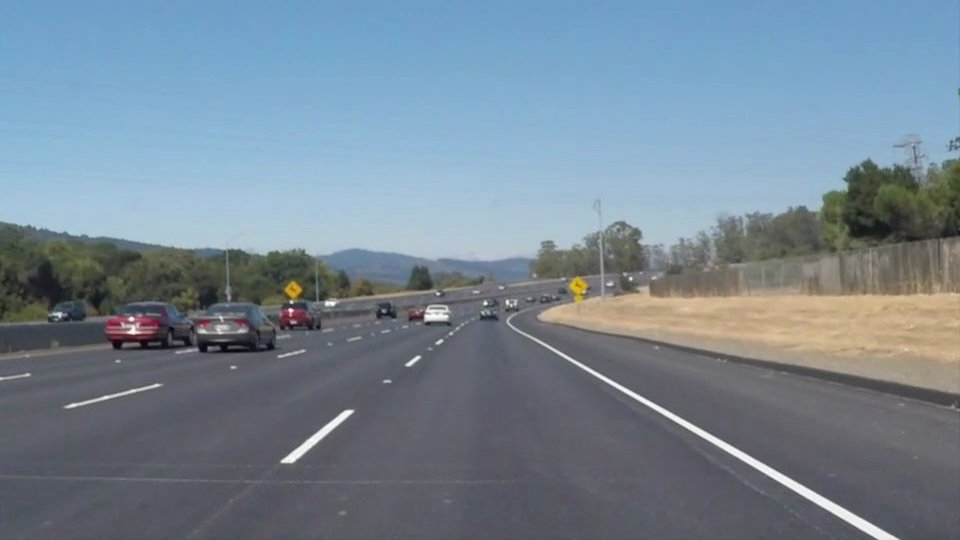
#> input picture test_images/solidWhiteCurve.jpg, 960 x 540 px; its folder holds 5 pictures in this run
$ jupyter execute AUP_CarND_P1.ipynb   (shell and % lines are left out)
#> lines starting #> are read from the running program, lines starting #| are printed output that depends on the picture; after the words box and inside, x2 and y2 are one past the last pixel; in counts of white or black regions, pixels touching at a corner belong together
[cell 1]
import matplotlib.pyplot as plt
import matplotlib.image as mpimg
import numpy as np
import cv2

[cell 2]
import math

def grayscale(img):
    """Applies the Grayscale transform
    This will return an image with only one color channel
    but NOTE: to see the returned image as grayscale
    (assuming your grayscaled image is called 'gray')
    you should call plt.imshow(gray, cmap='gray')"""
    return cv2.cvtColor(img, cv2.COLOR_RGB2GRAY)
    # Or use BGR2GRAY if you read an image with cv2.imread()
    # return cv2.cvtColor(img, cv2.COLOR_BGR2GRAY)

def canny(img, low_threshold, high_threshold):
    """Applies the Canny transform"""
    return cv2.Canny(img, low_threshold, high_threshold)

def gaussian_blur(img, kernel_size):
    """Applies a Gaussian Noise kernel"""
    return cv2.GaussianBlur(img, (kernel_size, kernel_size), 0)

def region_of_interest(img, vertices):
    """
    Applies an image mask.

    Only keeps the region of the image defined by the polygon
    formed from `vertices`. The rest of the image is set to black.
    """
    #defining a blank mask to start with
    mask = np.zeros_like(img)

    #defining a 3 channel or 1 channel color to fill the mask with depending on the input image
    if len(img.shape) > 2:
        channel_count = img.shape[2]  # i.e. 3 or 4 depending on your image
        ignore_mask_color = (255,) * channel_count
    else:
        ignore_mask_color = 255

    #filling pixels inside the polygon defined by "vertices" with the fill color
    cv2.fillPoly(mask, vertices, ignore_mask_color)

    #returning the image only where mask pixels are nonzero
    masked_image = cv2.bitwise_and(img, mask)
    return masked_image

def draw_lines(img, lines, color=[0,255, 0], thickness=10):
    """
    NOTE: this is the function you might want to use as a starting point once you want to
    average/extrapolate the line segments you detect to map out the full
    extent of the lane (going from the result shown in raw-lines-example.mp4
    to that shown in P1_example.mp4).

    Think about things like separating line segments by their
    slope ((y2-y1)/(x2-x1)) to decide which segments are part of the left
    line vs. the right line.  Then, you can average the position of each of
    the lines and extrapolate to the top and bottom of the lane.

    This function draws `lines` with `color` and `thickness`.
    Lines are drawn on the image inplace (mutates the image).
    If you want to make the lines semi-transparent, think about combining
    this function with the weighted_img() function below
    """
    slopethresholdmin = 0.53
    slopethresholdmax = 1.25


    #draw canditate lanes for lanes with white

    for line in lines:
        for x1,y1,x2,y2 in line:
            if (x2-x1) != 0 :
                slope = abs(((y2-y1)/(x2-x1)))

                if slope > slopethresholdmin and slope < slopethresholdmax :
                    #only draw canditate lines
                    cv2.line(img, (x1, y1), (x2, y2), color, thickness)


def draw_lanes(img, lines, color=[255, 0, 0], thickness=6):
    """
    NOTE: this is the function you might want to use as a starting point once you want to
    average/extrapolate the line segments you detect to map out the full
    extent of the lane (going from the result shown in raw-lines-example.mp4
    to that shown in P1_example.mp4).

    Think about things like separating line segments by their
    slope ((y2-y1)/(x2-x1)) to decide which segments are part of the left
    line vs. the right line.  Then, you can average the position of each of
    the lines and extrapolate to the top and bottom of the lane.

    This function draws `lines` with `color` and `thickness`.
    Lines are drawn on the image inplace (mutates the image).
    If you want to make the lines semi-transparent, think about combining
    this function with the weighted_img() function below
    """
    leftlaneslope = 0
    rightlaneslope = 0
    numrightlines = 0
    numleftlines = 0
    leftx = 0
    rightx = 10000
    lefty =  -10000
    righty = -10000
    #ignore near horizantal lines
    slopethresholdmin = 0.53
    slopethresholdmax = 1.25
    lanelength = 0

    imshape = img.shape

    # calculate the slope of left and right lanes by taking an average over the slopes

    for line in lines:
        for x1,y1,x2,y2 in line:

            # convert y to negative values makes easier to understand
            y1 = y1 * -1
            y2 = y2 * -1

            if (x2-x1) != 0 :
                slope = ((y2-y1)/(x2-x1))

                linelength = math.sqrt((x2-x1)*(x2-x1) + (y2-y1)*(y2-y1))


                if slope > slopethresholdmin and slope < slopethresholdmax :
                    #print(str(slope) + " : " + str(x1) + " " + str(y1) + " " + str(x2) + " " + str(y2) + "--" + str(linelength) )

                    #positive slope means left lane

                    #calculate the maximum y for the left lane
                    if lefty < y1 :
                        lefty = y1
                    if lefty < y2 :
                        lefty = y2

                    numleftlines = numleftlines + 1
                    leftlaneslope = leftlaneslope + slope

                    #find the maxiumum x for the left lane
                    if x1 > leftx :
                        leftx = x1
                    if x2 > leftx :
                        leftx = x2


                if slope < (-1 * slopethresholdmin) and slope > (-1 * slopethresholdmax) :
                    #print(str(slope) + " : " + str(x1) + " " + str(y1) + " " + str(x2) + " " + str(y2) + "--" + str(linelength) )


                    #calculate the maximum y for the right lane
                    if righty < y1 :
                        righty = y1
                    if righty < y2 :
                        righty = y2


                    numrightlines = numrightlines + 1
                    rightlaneslope = rightlaneslope + slope

                    if x1 < rightx :
                        rightx = x1
                    if x2 < rightx :
                        rightx = x2

    if numrightlines!=0 :

        righty = righty * -1
        rightlaneslope = rightlaneslope / numrightlines
        cv2.line(img, (rightx - int((imshape[0]-righty)/rightlaneslope), imshape[0]), (rightx , righty), color, thickness)

    if numleftlines !=0 :

        lefty= lefty * -1
        leftlaneslope =  leftlaneslope / numleftlines
        cv2.line(img, (leftx - int((imshape[0]-lefty)/leftlaneslope), imshape[0]), (leftx, lefty), color, thickness)

# [10 lines left out: function hough_lines, not called in this run]

# Python 3 has support for cool math symbols.

def weighted_img(img, initial_img, α=0.8, β=1., λ=0.):
    """
    `img` is the output of the hough_lines(), An image with lines drawn on it.
    Should be a blank image (all black) with lines drawn on it.

    `initial_img` should be the image before any processing.

    The result image is computed as follows:

    initial_img * α + img * β + λ
    NOTE: initial_img and img must be the same shape!
    """
    return cv2.addWeighted(initial_img, α, img, β, λ)

[cell 3]
#lane detection


def lane_detect(image):
    plt.figure()

    gray = grayscale(image)

    #plt.imshow(gray,cmap='gray')
    #apply Gaussian smoothing

    # print('Gray Image : ')
    blur_gray = gaussian_blur(gray,5)

    # plt.imshow(blur_gray,cmap='gray')

    # Define our parameters for Canny and apply
    low_threshold = 50
    high_threshold = 150
    edges = canny(blur_gray, low_threshold, high_threshold)

    # plt.imshow(edges)
    # Next we'll create a masked edges image using cv2.fillPoly()

    # Create a region of interest
    imshape = image.shape
    vertices = np.array([[(130,imshape[0]),(470, 315), (imshape[1]-460, 315), (imshape[1]-50,imshape[0])]], dtype=np.int32)

    ROIimg = region_of_interest(edges,vertices)

    #plt.imshow(ROIimg)
    # Define the Hough transform parameters
    # Make a blank the same size as our image to draw on
    rho = 1 # distance resolution in pixels of the Hough grid
    theta = np.pi/180 # angular resolution in radians of the Hough grid
    threshold = 2     # minimum number of votes (intersections in Hough grid cell)
    min_line_length = 30 #minimum number of pixels making up a line
    max_line_gap = 20    # maximum gap in pixels between connectable line segments
    line_image = np.copy(image)*0 # creating a blank to draw lines on

    # Run Hough on edge detected image
    # Output "lines" is an array containing endpoints of detected line segments
    lines = cv2.HoughLinesP(ROIimg, rho, theta, threshold, np.array([]),
                            min_line_length, max_line_gap)

    # Iterate over the output "lines" and draw lines on a blank image
    draw_lines(line_image,lines)
    draw_lanes(line_image,lines)


    # Create a "color" binary image to combine with line image
    color_edges = np.dstack((edges, edges, edges))

    # Draw the lines on the edge image
    lines_edges = weighted_img(line_image,image)
    return lines_edges

[cell 4]
# [55 lines left out: function lane_detect2, not called in this run]

[cell 5]
#reading in an image
import os
test_files = os.listdir("test_images/")


for test_file in test_files:
    print (test_file)
    image = mpimg.imread('test_images/' + test_file)
#> image is the input picture: shape (540, 960, 3); mean R, G, B 118.5, 134.5, 148.1
    #printing out some stats and plotting

    plt.figure()
    plt.imshow(image)
    lane_image = lane_detect(image)
#> in canny, `return cv2.Canny(img, low_threshold, high_threshold)`:
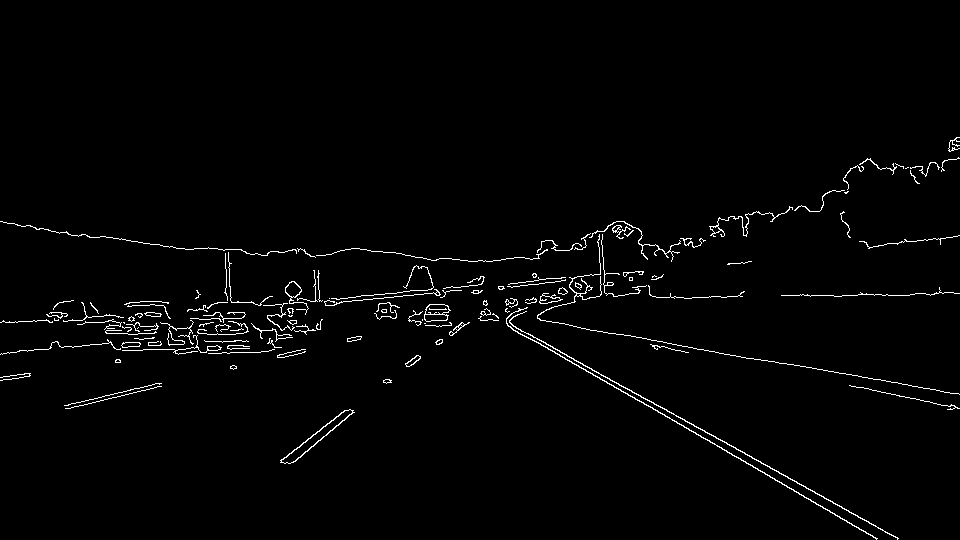
#> returned value: shape (540, 960); 1.7% white in thin lines or dots, all inside (x1, y1, x2, y2) = (0, 137, 960, 540)
#> in region_of_interest, `cv2.fillPoly(mask, vertices, ignore_mask_color)`:
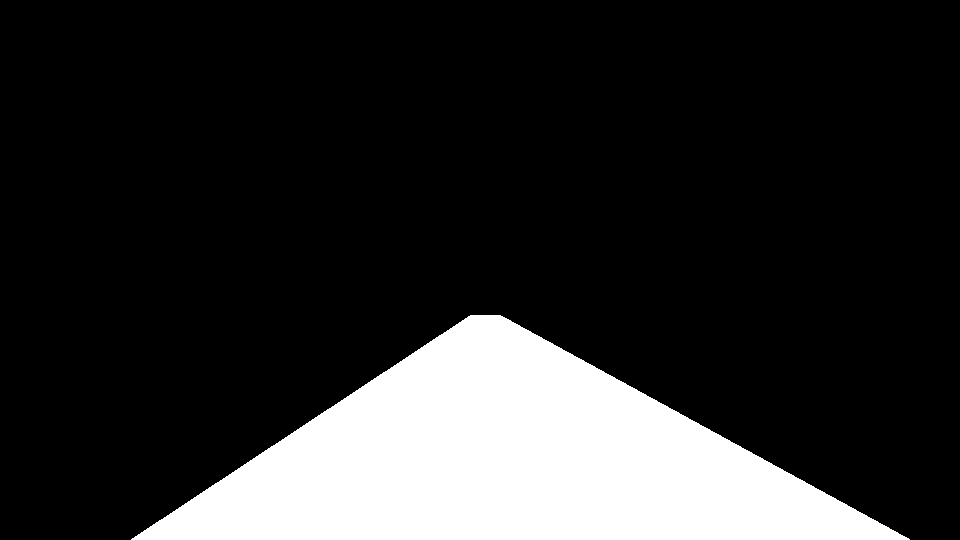
#> mask: shape (540, 960); 17.6% white; 1 white region, box (x1, y1, x2, y2) and area: (131, 315, 910, 540) 91275
#> in region_of_interest, `masked_image = cv2.bitwise_and(img, mask)`:
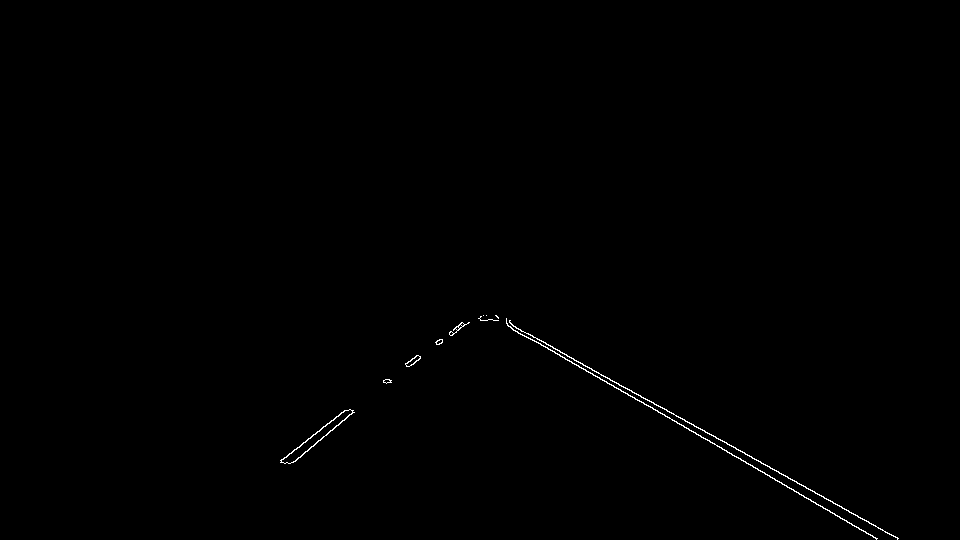
#> masked_image: shape (540, 960); 0.31% white in thin lines or dots, all inside (x1, y1, x2, y2) = (280, 315, 899, 540)
#> in lane_detect, `lines = cv2.HoughLinesP(ROIimg, rho, theta, threshold, np.array([]), m..`: lines = 17 rows, first 6: [495, 315, 897, 538], [534, 340, 877, 538], [496, 320, 532, 340], [383, 382, 461, 325], [280, 460, 344, 410], [383, 381, 417, 355]
#> the loop in draw_lines, `for line in lines:` made 17 passes
#> after the loop in draw_lines, `for line in lines:`:
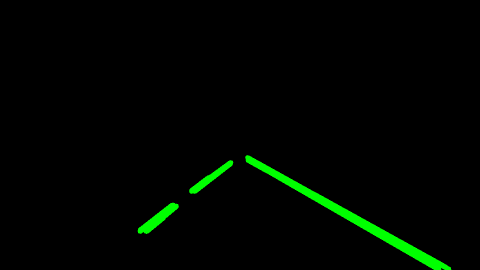
#> img: shape (540, 960, 3) (shown at 1/2 size); mean R, G, B 0, 5.4, 0
#> the loop in draw_lanes, `for line in lines:` made 17 passes
#> after the loop in draw_lanes, `for line in lines:`: leftlaneslope = 5.49; leftx = 461; lefty = -325; numleftlines = 7; rightlaneslope = -3.93; rightx = 495; righty = -315; y1 = -389; y2 = -513
#> in draw_lanes, `righty = righty * -1`: righty = 315
#> in draw_lanes, `rightlaneslope = rightlaneslope / numrightlines`: rightlaneslope = -0.561
#> in draw_lanes, `lefty= lefty * -1`: lefty = 325
#> in draw_lanes, `leftlaneslope =  leftlaneslope / numleftlines`: leftlaneslope = 0.784
#> in weighted_img, `return cv2.addWeighted(initial_img, α, img, β, λ)`:
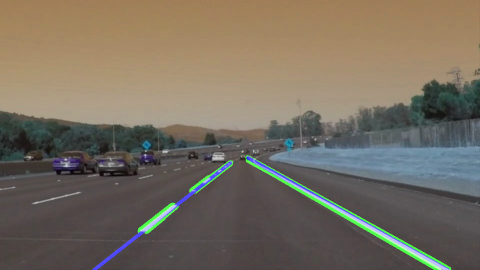
#> returned value: shape (540, 960, 3) (shown at 1/2 size); mean of channels 0, 1, 2 96.2, 109.6, 118.5; drawn as B, G, R
    print('Output Image:', type(image), 'with dimensions:', image.shape)
#| Output Image: <class 'numpy.ndarray'> with dimensions: (540, 960, 3)
    plt.figure()
    plt.imshow(lane_image)
#> pass 2 of the loop `for test_file in test_files:`:
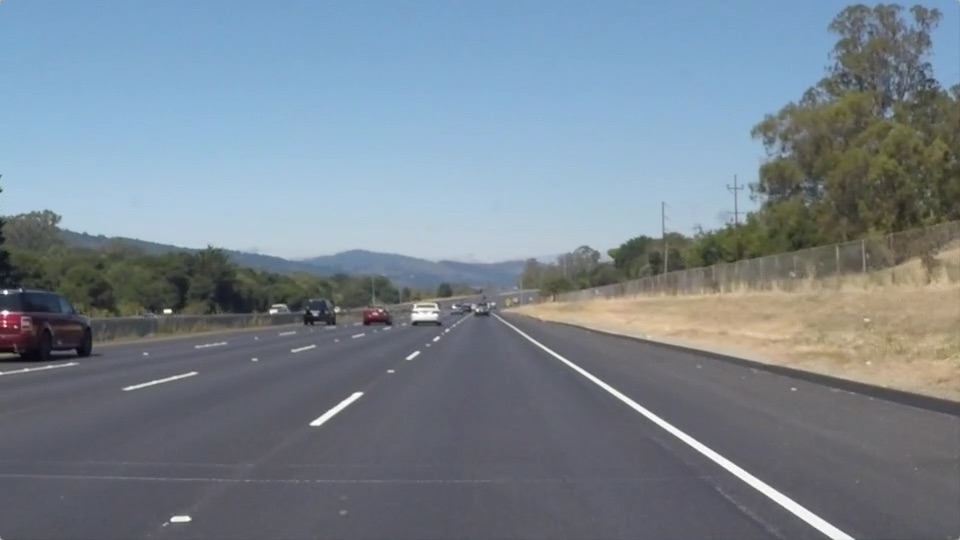
#> input picture test_images/solidWhiteRight.jpg, 960 x 540 px
#> image is the input picture: shape (540, 960, 3); mean R, G, B 120.3, 132.6, 143.7
#> in region_of_interest (call 2), `masked_image = cv2.bitwise_and(img, mask)`:
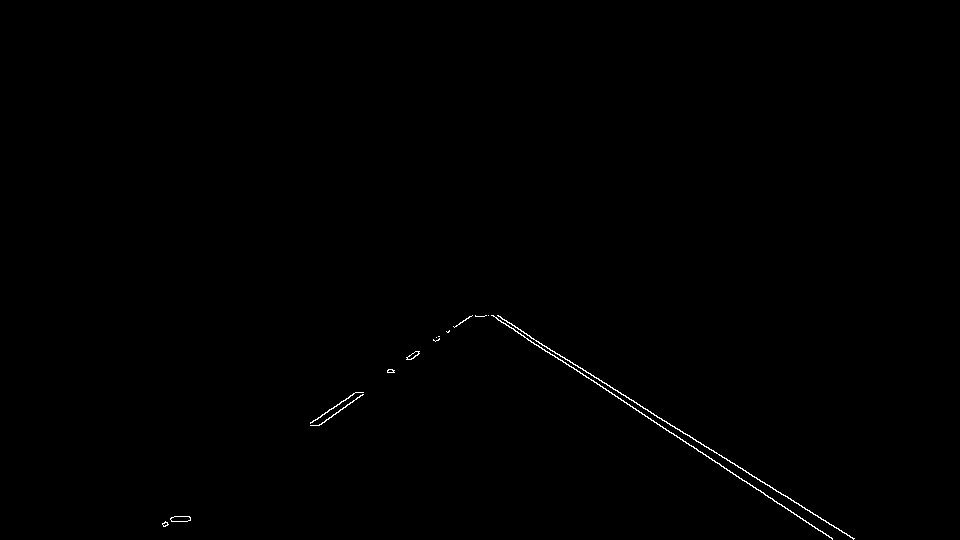
#> masked_image: shape (540, 960); 0.29% white in thin lines or dots, all inside (x1, y1, x2, y2) = (162, 315, 855, 540)
#> lines = 24 rows, first 6: [566, 364, 608, 390], [497, 315, 529, 335], [730, 462, 772, 487], [708, 456, 756, 489], [617, 390, 714, 452], [492, 315, 555, 357]
#> the loop in draw_lines (call 2), `for line in lines:` made 24 passes
#> the loop in draw_lanes (call 2), `for line in lines:` made 24 passes
#> in weighted_img (call 2), `return cv2.addWeighted(initial_img, α, img, β, λ)`:
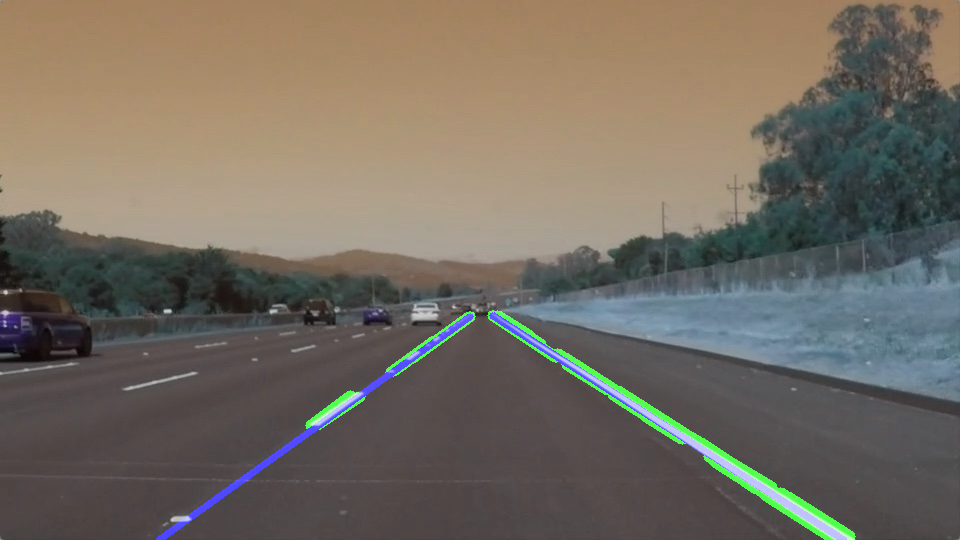
#> returned value: shape (540, 960, 3); mean of channels 0, 1, 2 97.6, 107.7, 114.9; drawn as B, G, R
#| Output Image: <class 'numpy.ndarray'> with dimensions: (540, 960, 3)
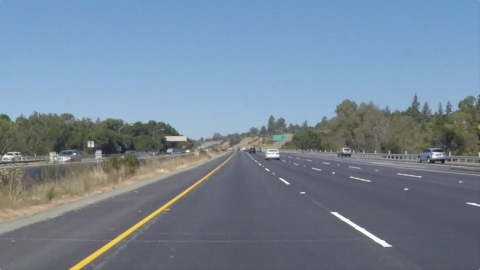
#> shown: shape (540, 960, 3) (shown at 1/2 size); mean R, G, B 116.5, 133.6, 150.8
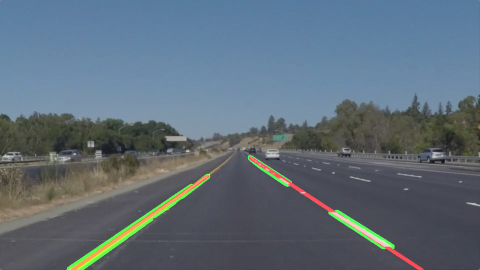
#> shown: shape (540, 960, 3) (shown at 1/2 size); mean R, G, B 94.4, 108.8, 120.6

[cell 6]
image = mpimg.imread('test_images/solidWhiteCurve.jpg')
#printing out some stats and plotting

plt.figure()
plt.imshow(image)
lane_image = lane_detect(image)
#> in lane_detect (call 6), `lines = cv2.HoughLinesP(ROIimg, rho, theta, threshold, np.array([]), m..`: lines = 17 rows, first 6: [495, 315, 897, 538], [534, 340, 877, 538], [496, 320, 532, 340], [383, 382, 461, 325], [280, 460, 344, 410], [383, 381, 417, 355]
print('Output Image:', type(image), 'with dimensions:', image.shape)
#| Output Image: <class 'numpy.ndarray'> with dimensions: (540, 960, 3)
plt.figure()
plt.imshow(lane_image)
